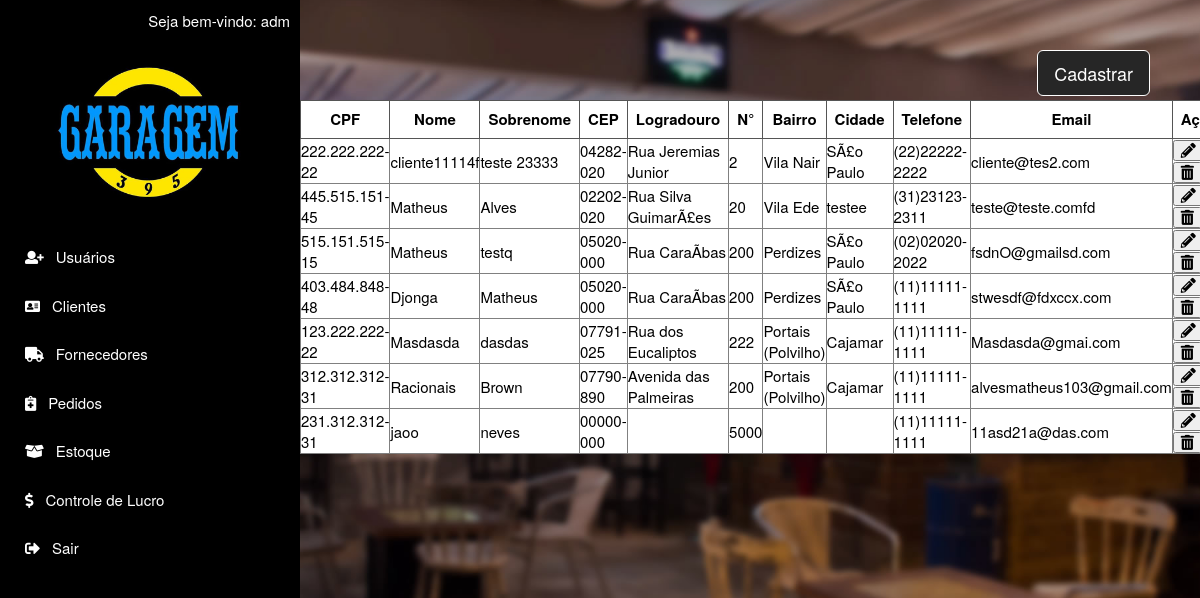
/app/view/lista_cliente.php (signed in), run on an earlier commit of the app's database.
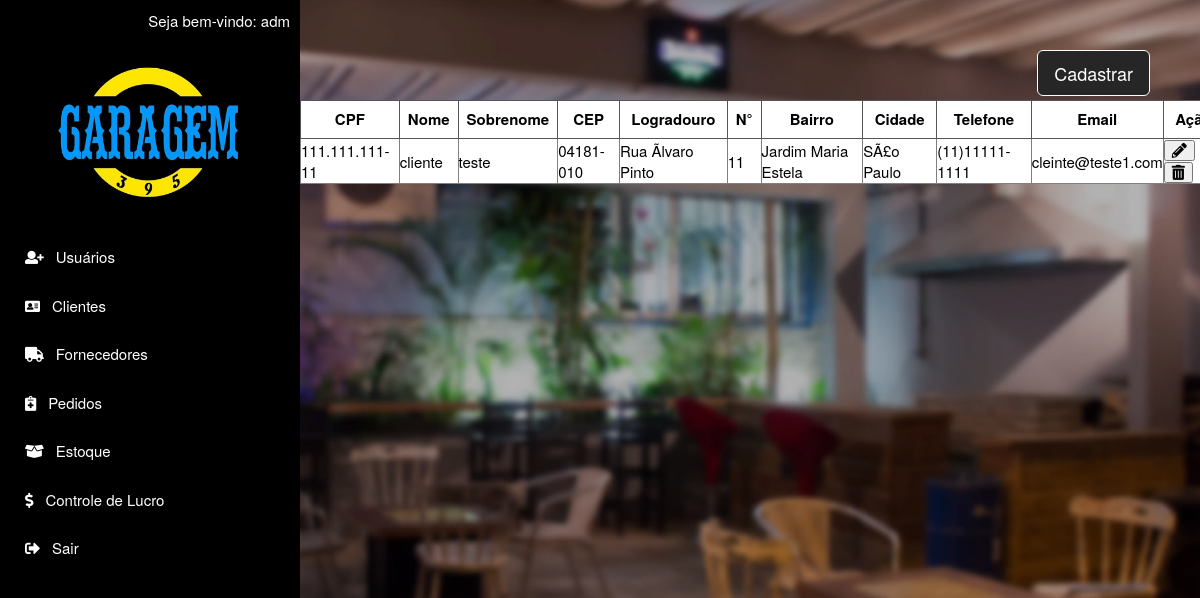
And on a later commit of the database.
### tables this page shows
CREATE TABLE `funcionario` (
  `cpf` varchar(14) NOT NULL,
  `nome` varchar(15) NOT NULL,
  `sobrenome` varchar(15) NOT NULL,
  `senha` varchar(20) NOT NULL,
  `email` varchar(40) NOT NULL,
  `tipo` tinyint(1) NOT NULL
);

CREATE TABLE `cliente` (
  `cpf` varchar(14) NOT NULL,
  `nome` varchar(15) NOT NULL,
  `sobrenome` varchar(15) NOT NULL,
  `status` bit(1) NOT NULL
);

CREATE TABLE `endereco` (
  `id` int(11) NOT NULL,
  `cidade` varchar(15) NOT NULL,
  `logradouro` varchar(40) NOT NULL,
  `numero` varchar(8) NOT NULL,
  `bairro` varchar(20) NOT NULL,
  `cep` char(9) NOT NULL,
  `id_fornec` int(11) NOT NULL,
  `cpf_cliente` varchar(14) NOT NULL
);

CREATE TABLE `contato` (
  `id` int(11) NOT NULL,
  `telefone` varchar(15) NOT NULL,
  `email` varchar(40) NOT NULL,
  `cpf_cliente` varchar(14) NOT NULL,
  `id_fornec` int(11) NOT NULL
);

### app/view/clientes.php (the view, shortened to what this page needs)
<?php
	include "../model/conexao.php";
	echo "<table class='tabela-lista-clientes' border=1>";
	echo "<tr>";
	echo "<th>CPF</th>";
	echo "<th>Nome</th>";
	echo "<th>Sobrenome</th>";
	echo "<th>CEP</th>";
	echo "<th>Logradouro</th>";
	echo "<th>N°</th>";
	echo "<th>Bairro</th>";
	echo "<th>Cidade</th>";
	echo "<th>Telefone</th>";
	echo "<th>Email</th>";
	echo "<th>Ação</th>";
	echo "</tr>";
	$result_clientes = "SELECT * FROM cliente INNER JOIN endereco  ON cliente.cpf = endereco.cpf_cliente INNER JOIN contato ON cliente.cpf = contato.cpf_cliente WHERE cliente.status != 0";
	$resultado_clientes = mysqli_query($conexao, $result_clientes);
 while ($registroCl = mysqli_fetch_assoc($resultado_clientes)){
	echo "<tr>";
		echo "<td>".$registroCl['cpf']; "</td>";
		echo "<td>".$registroCl['nome']; "</td>";
		echo "<td>".$registroCl['sobrenome']; "</td>";
		echo "<td>".$registroCl['cep']; "</td>";
		echo "<td>".$registroCl['logradouro']; "</td>";
		echo "<td>".$registroCl['numero']; "</td>";
		echo "<td>".$registroCl['bairro']; "</td>";
		echo "<td>".$registroCl['cidade']; "</td>";
		echo "<td>".$registroCl['telefone']; "</td>";
		echo "<td>".$registroCl['email']; "</td>";
		echo "<td hidden='true'>".$registroCl['status']; "</td>";
		echo "<td>";
?>
		<button type='button' class='fas fa-pencil-alt' data-target='#alterarClienteModal' data-toggle='modal'
			data-whatevernome="<?php echo $registroCl['nome'];?>"
			data-whateversobrenome="<?php echo $registroCl['sobrenome'];?>"
			data-whatevercpf="<?php echo $registroCl['cpf'];?>"
			data-whatevercep="<?php echo $registroCl['cep'];?>"
			data-whateverlogradouro="<?php echo $registroCl['logradouro'];?>"
			data-whatevernumero="<?php echo $registroCl['numero'];?>"
			data-whateverbairro="<?php echo $registroCl['bairro'];?>"
			data-whatevercidade="<?php echo $registroCl['cidade'];?>"
			data-whatevertelefone="<?php echo $registroCl['telefone'];?>"
			data-whateveremail="<?php echo $registroCl['email'];?>"
			></button>
		<button type='button' class='fas fa-trash-alt' data-target='#excluirClienteModal' data-toggle='modal'
		data-whatevercpf="<?php echo $registroCl['cpf'];?>"
		data-whateverstatus="<?php echo $registroCl['status'];?>"
		></button>
		</td>
<?php
}
?>

### app/view/lista_cliente.php (shortened to what this page needs)
<!DOCTYPE html>
<html lang="pt-br">
<head>
  <?php
  include "menu.php";
  ?>
</head>
<body id="top" data-spy="scroll">
  <button type="button" class="btn btn-lg see-cad" data-toggle="modal" data-target="#myModal">Cadastrar</button>
    <div class="tabela-listar">
        <?php
          include "clientes.php";
        ?>
      </div>
</body>
</html>

### app/view/menu.php (shortened to what this page needs)
<!DOCTYPE html>
<html>
<head>
  <link rel="stylesheet" href="../assets/css/flexslider.css">
  <link rel="stylesheet" href="../assets/css/bootstrap.min.css">
  <link rel="stylesheet" href="../assets/css/font-awesome.min.css">
  <link rel="stylesheet" href="../assets/css/style.css">
  <link rel="stylesheet" href="../assets/css/font-awesome/css/fontawesome-all.min.css">
</head>
  <body id="top" data-spy="scroll">
	<header id="home" class="hidden-xs">
	  <div class="vertical-menu">
		  <div class="welcome-username">
		  <?php
			include "../model/conexao.php";
			include "../controller/WelcomeUser.php";
		  ?>
		  </div>
		<img class="logo-menu" src="../assets/images/logo.png">
	  <?php
			include '../controller/MenuRestrito.php';
	  ?>
	  </div>
	</header>
	  <?php
		include "../model/conexao.php";
		include "../controller/WelcomeUser.php";
	  ?>
	  <?php
			include '../controller/MenuRestrito.php';
	  ?>
  </body>
</html>

### app/controller/WelcomeUser.php
<?php
include "../model/conexao.php";
$email = $_SESSION['EmailUsuario'];
$dados = mysqli_query($conexao, "SELECT * FROM funcionario WHERE email = '$email'");
$funcionario = mysqli_fetch_array($dados);
echo 'Seja bem-vindo: '.$funcionario['nome'];
?>

### app/controller/MenuRestrito.php (shortened to what this page needs)
<?php
if ($funcionario['tipo'] == 1) {
echo '<a href="cadastro_usuario.php" class="btnMenu" target="_blank"><i class="fas fa-user-plus menu-icons"></i>Usuários</a>';
echo '<a href="lista_cliente.php" class="btnMenu" target="_blank"><i class="fas fa-address-card menu-icons"></i>Clientes</a>';
echo '<a href="cadastro_fornecedor.php" class="btnMenu" target="_blank"><i class="fas fa-truck menu-icons"></i>Fornecedores</a>';
echo '<a href="pedidos.php" class="btnMenu" target="_blank"><i class="fas fa-notes-medical menu-icons"></i></i>Pedidos</a>';
echo '<a href="estoque.php" class="btnMenu" target="_blank"><i class="fas fa-box-open menu-icons"></i>Estoque</a>';
echo '<a href="lucro.php" class="btnMenu" target="_blank"><i class="fas fa-dollar-sign menu-icons"></i>Controle de Lucro</a>';
echo '<a href="../controller/logout.php" class="btnMenu"><i class="fas fa-sign-out-alt menu-icons"></i>Sair</a>';
}
?>

### app/assets/css/style.css (style rules this page uses)
body { height:100% !important; font-size: 15px; font-size: normal; font-smooth: always; -webkit-font-smoothing: antialiased; -moz-font-smoothing: antialiased; background-repeat: no-repeat; background-position: center; background-attachment:fixed; background-size:113%; background-image: url("../images/fundo.jpg"); }
html, header { height:100% !important; }
header { float: left; position: fixed; }
a { text-decoration: none; -moz-transition: all linear .3s; -webkit-transition: all linear .3s; -o-transition: all linear .3s; transition: all linear .3s; }
.logo-menu { width: 200px; margin-left: 40px; }
.vertical-menu { width: 300px; height: 100%; background: black; padding: 10px; }
.welcome-username { float: right; color: white; }
.vertical-menu a { background-color: black; color: white; display: block; padding: 12px; border-radius: 5px; text-decoration: none; margin: 3px; }
.menu-icons { margin-right: 12px; }
.TabelaEstoque td, th { border: 1px solid #555; text-align: center; padding: 8px; }
.tabela-lista-clientes { background: white; color: black; }
.see-cad, .see-cad:focus { float: right; margin: 50px; background-color: #262626; border-color: white; color: white; }
.tabela-listar { width: 77%; left: 300px; position: relative; top: 100px; }

What changed in the data, as far as the page shows it:
removed cliente: cpf "222.222.222-22", nome "cliente11114f", sobrenome "teste 23333", endereco.cep "04282-020", endereco.logradouro "Rua Jeremias Junior", endereco.numero "2", endereco.bairro "Vila Nair", endereco.cidade "SÃ£o Paulo", contato.telefone "(22)22222-2222", contato.email "cliente@tes2.com"
removed cliente: cpf "445.515.151-45", nome "Matheus", sobrenome "Alves", endereco.cep "02202-020", endereco.logradouro "Rua Silva GuimarÃ£es", endereco.numero "20", endereco.bairro "Vila Ede", endereco.cidade "testee", contato.telefone "(31)23123-2311", contato.email "teste@teste.comfd"
removed cliente: cpf "515.151.515-15", nome "Matheus", sobrenome "testq", endereco.cep "05020-000", endereco.logradouro "Rua CaraÃ­bas", endereco.numero "200", endereco.bairro "Perdizes", endereco.cidade "SÃ£o Paulo", contato.telefone "(02)02020-2022", contato.email "fsdnO@gmailsd.com"
removed cliente: cpf "403.484.848-48", nome "Djonga", sobrenome "Matheus", endereco.cep "05020-000", endereco.logradouro "Rua CaraÃ­bas", endereco.numero "200", endereco.bairro "Perdizes", endereco.cidade "SÃ£o Paulo", contato.telefone "(11)11111-1111", contato.email "stwesdf@fdxccx.com"
removed cliente: cpf "123.222.222-22", nome "Masdasda", sobrenome "dasdas", endereco.cep "07791-025", endereco.logradouro "Rua dos Eucaliptos", endereco.numero "222", endereco.bairro "Portais (Polvilho)", endereco.cidade "Cajamar", contato.telefone "(11)11111-1111", contato.email "Masdasda@gmai.com"
removed cliente: cpf "312.312.312-31", nome "Racionais", sobrenome "Brown", endereco.cep "07790-890", endereco.logradouro "Avenida das Palmeiras", endereco.numero "200", endereco.bairro "Portais (Polvilho)", endereco.cidade "Cajamar", contato.telefone "(11)11111-1111", contato.email "alvesmatheus103@gmail.com"
removed cliente: cpf "231.312.312-31", nome "jaoo", sobrenome "neves", endereco.cep "00000-000", endereco.numero "5000", contato.telefone "(11)11111-1111", contato.email "11asd21a@das.com"
now on this page (row edited): cliente: cpf "111.111.111-11", nome "cliente", sobrenome "teste", endereco.cep "04181-010", endereco.logradouro "Rua Ãlvaro Pinto", endereco.numero "11", endereco.bairro "Jardim Maria Estela", endereco.cidade "SÃ£o Paulo", contato.telefone "(11)11111-1111", contato.email "cleinte@teste1.com"
